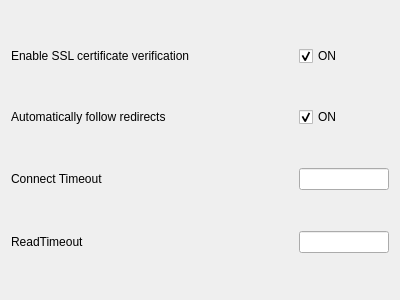
<?xml version="1.0" encoding="UTF-8"?>
<ui version="4.0">
 <class>Form</class>
 <widget class="QWidget" name="Form">
  <property name="geometry">
   <rect>
    <x>0</x>
    <y>0</y>
    <width>400</width>
    <height>300</height>
   </rect>
  </property>
  <property name="windowTitle">
   <string>Form</string>
  </property>
  <layout class="QVBoxLayout" name="verticalLayout">
   <item>
    <layout class="QHBoxLayout" name="horizontalLayout" stretch="10,0">
     <item>
      <widget class="QLabel" name="label">
       <property name="text">
        <string>Enable SSL certificate verification</string>
       </property>
      </widget>
     </item>
     <item>
      <widget class="QCheckBox" name="ssl_checkBox">
       <property name="minimumSize">
        <size>
         <width>90</width>
         <height>0</height>
        </size>
       </property>
       <property name="text">
        <string>ON</string>
       </property>
       <property name="checked">
        <bool>true</bool>
       </property>
      </widget>
     </item>
    </layout>
   </item>
   <item>
    <layout class="QHBoxLayout" name="horizontalLayout_5" stretch="10,0">
     <item>
      <widget class="QLabel" name="label_5">
       <property name="text">
        <string>Automatically follow redirects</string>
       </property>
      </widget>
     </item>
     <item>
      <widget class="QCheckBox" name="redirect_checkBox">
       <property name="minimumSize">
        <size>
         <width>90</width>
         <height>0</height>
        </size>
       </property>
       <property name="text">
        <string>ON</string>
       </property>
       <property name="checked">
        <bool>true</bool>
       </property>
      </widget>
     </item>
    </layout>
   </item>
   <item>
    <layout class="QHBoxLayout" name="horizontalLayout_3" stretch="10,1">
     <item>
      <widget class="QLabel" name="label_3">
       <property name="text">
        <string>Connect Timeout</string>
       </property>
      </widget>
     </item>
     <item>
      <widget class="QLineEdit" name="conn_timeout_lineEdit">
       <property name="minimumSize">
        <size>
         <width>90</width>
         <height>0</height>
        </size>
       </property>
       <property name="alignment">
        <set>Qt::AlignLeading|Qt::AlignLeft|Qt::AlignVCenter</set>
       </property>
      </widget>
     </item>
    </layout>
   </item>
   <item>
    <layout class="QHBoxLayout" name="horizontalLayout_4" stretch="10,1">
     <item>
      <widget class="QLabel" name="label_4">
       <property name="text">
        <string>ReadTimeout</string>
       </property>
      </widget>
     </item>
     <item>
      <widget class="QLineEdit" name="read_timeout_lineEdit">
       <property name="minimumSize">
        <size>
         <width>90</width>
         <height>0</height>
        </size>
       </property>
       <property name="alignment">
        <set>Qt::AlignLeading|Qt::AlignLeft|Qt::AlignVCenter</set>
       </property>
      </widget>
     </item>
    </layout>
   </item>
  </layout>
 </widget>
 <resources/>
 <connections/>
</ui>
